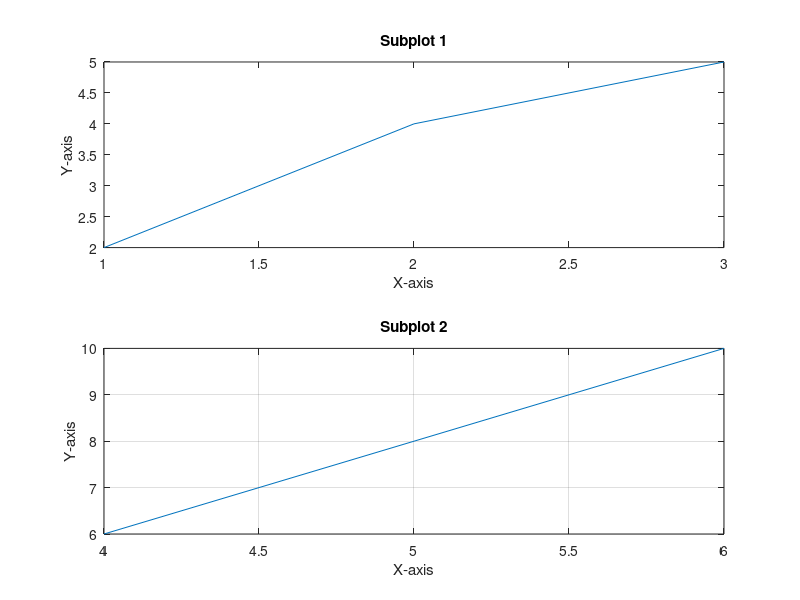

Reproduce this figure in MATLAB.
# Sample data
x1 = [1, 2, 3];
y1 = [2, 4, 5];
x2 = [4, 5, 6];
y2 = [6, 8, 10];

# Create figure and subplots
figure;
subplot(2, 1, 1);

# Plot data in subplots
plot(x1, y1);
title("Subplot 1");
xlabel("X-axis");
ylabel("Y-axis");

subplot(2, 1, 2);
plot(x2, y2);
title("Subplot 2");
xlabel("X-axis");
ylabel("Y-axis");

# Adjust spacing and layout
grid on;
